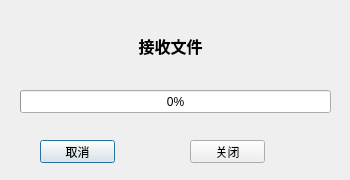
<?xml version="1.0" encoding="UTF-8"?>
<ui version="4.0">
 <class>TcpClient</class>
 <widget class="QDialog" name="TcpClient">
  <property name="geometry">
   <rect>
    <x>0</x>
    <y>0</y>
    <width>350</width>
    <height>180</height>
   </rect>
  </property>
  <property name="windowTitle">
   <string>文件传送</string>
  </property>
  <widget class="QProgressBar" name="progressBar">
   <property name="geometry">
    <rect>
     <x>20</x>
     <y>90</y>
     <width>311</width>
     <height>23</height>
    </rect>
   </property>
   <property name="value">
    <number>0</number>
   </property>
  </widget>
  <widget class="QPushButton" name="tcpClientCancleBtn">
   <property name="geometry">
    <rect>
     <x>40</x>
     <y>140</y>
     <width>75</width>
     <height>23</height>
    </rect>
   </property>
   <property name="text">
    <string>取消</string>
   </property>
  </widget>
  <widget class="QPushButton" name="tcpClientCloseBtn">
   <property name="geometry">
    <rect>
     <x>190</x>
     <y>140</y>
     <width>75</width>
     <height>23</height>
    </rect>
   </property>
   <property name="text">
    <string>关闭</string>
   </property>
  </widget>
  <widget class="QLabel" name="tcpClientStatusLabel">
   <property name="geometry">
    <rect>
     <x>10</x>
     <y>10</y>
     <width>321</width>
     <height>71</height>
    </rect>
   </property>
   <property name="font">
    <font>
     <family>Agency FB</family>
     <pointsize>12</pointsize>
     <weight>75</weight>
     <bold>true</bold>
    </font>
   </property>
   <property name="text">
    <string>接收文件</string>
   </property>
   <property name="alignment">
    <set>Qt::AlignCenter</set>
   </property>
  </widget>
 </widget>
 <resources/>
 <connections/>
</ui>
